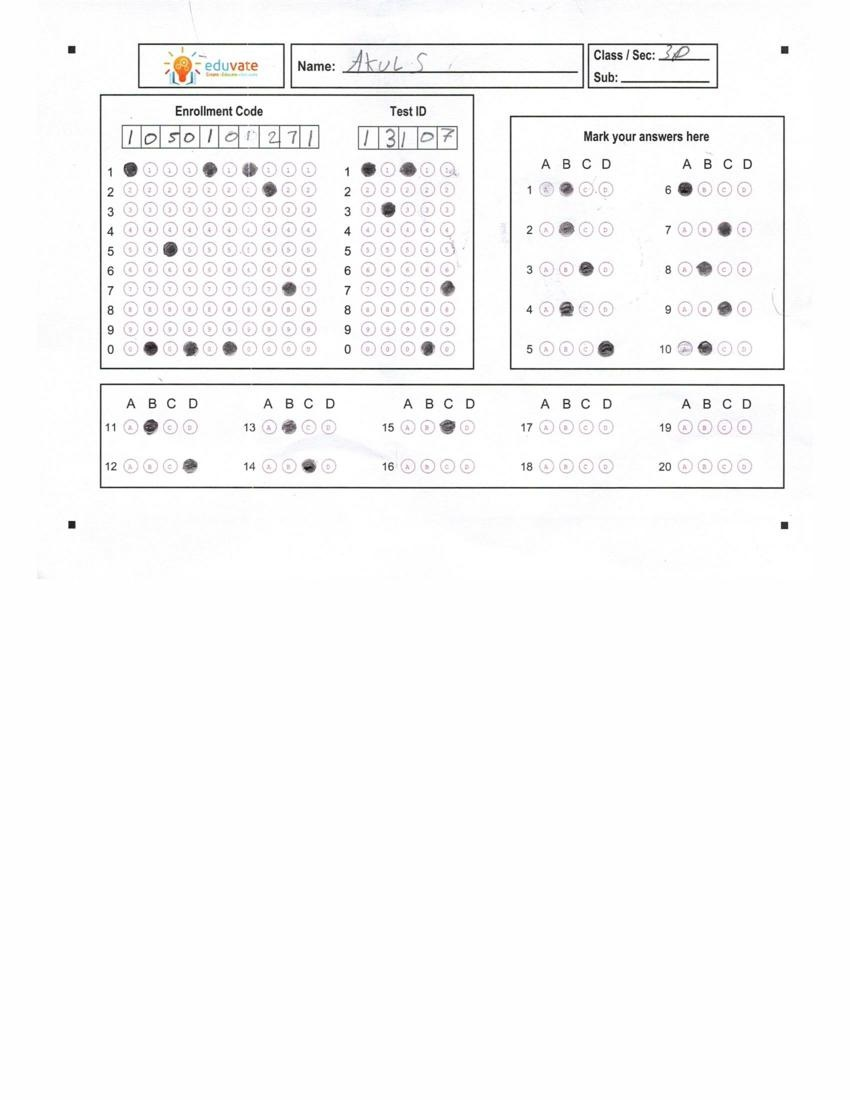
#> input picture images/Test1.jpeg, 850 x 1100 px
$ python -i template2.py   (imports and definitions only)
#> lines starting #> are read from the running program, lines starting #| are printed output that depends on the picture; after the words box and inside, x2 and y2 are one past the last pixel; in counts of white or black regions, pixels touching at a corner belong together
#> further down, picture is the input picture: shape (1100, 850, 3); mean B, G, R 248.8, 248.7, 248.9

#Still in production


import cv2
import numpy as np
import imutils
from imutils.perspective import four_point_transform
from imutils import contours
import templates
import answersUtil as ans

def ResizeWithAspectRatio(image, width=None, height=None, inter=cv2.INTER_AREA):
    dim = None
    (h, w) = image.shape[:2]

    if width is None and height is None:
        return image
    if width is None:
        r = height / float(h)
        dim = (int(w * r), height)
    else:
        r = width / float(w)
        dim = (width, int(h * r))

    return cv2.resize(image, dim, interpolation=inter)

# [12 lines left out: function scale, not called in this run]

def showImg(image):
    image = ResizeWithAspectRatio(image, width=500)
    cv2.imshow("image", image)
    cv2.waitKey(0)
    cv2.destroyAllWindows()

# [45 lines left out: function evaluate, not called in this run]

def findQuestionContours(image):
    # print("in findQuestionContours: ", image)
    gray = cv2.cvtColor(image, cv2.COLOR_BGR2GRAY)
    thresh = cv2.adaptiveThreshold(gray, 255, cv2.ADAPTIVE_THRESH_GAUSSIAN_C, cv2.THRESH_BINARY_INV, 11, 2)
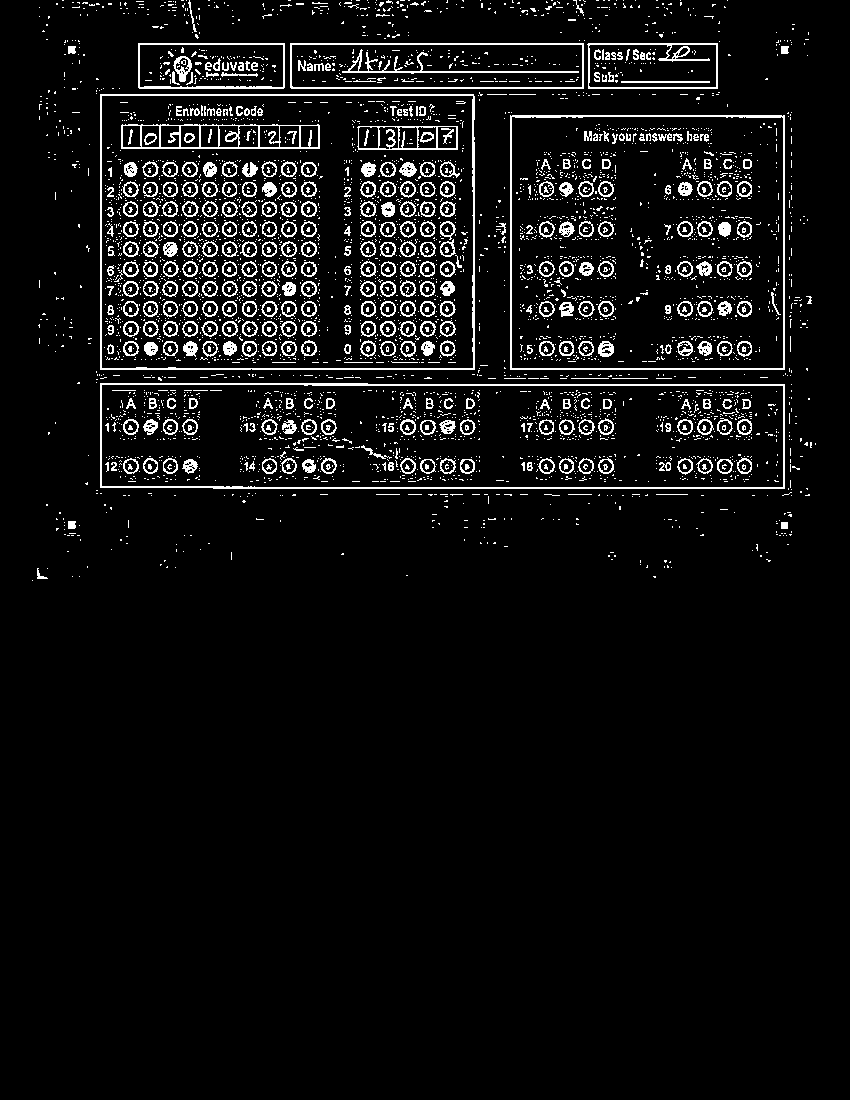
#> thresh: shape (1100, 850); 6% white in thin lines or dots, all inside (x1, y1, x2, y2) = (32, 0, 816, 581)
    items = cv2.findContours(thresh.copy(), cv2.RETR_EXTERNAL , cv2.CHAIN_APPROX_SIMPLE)
#> items = 772 contours, 759 with area under 20; largest, box (x1, y1, x2, y2) and area: (100, 94, 475, 370) 102828, (100, 383, 785, 489) 71291, (510, 115, 785, 370) 69594, (290, 43, 584, 89) 13184, (138, 43, 285, 89) 6569
    cnts = items[0]
#> cnts has the same summary as items
    hierarchy = items[1]
    hierarchy = hierarchy[0] # get the actual inner list of hierarchy descriptions
    questionCnts = []
    # For each contour, find the bounding rectangle and draw it
    for component in zip(cnts, hierarchy):
        currentContour = component[0]
        currentHierarchy = component[1]
        x,y,w,h = cv2.boundingRect(currentContour)
        ar = w / float(h)
        if  ((w >= 11 and h >= 11) and (w <= 80 and h <= 80) and ar >= 0.7 and ar <= 1.5):
            questionCnts.append(currentContour)
            # these are the innermost child components
            cv2.rectangle(image,(x,y),(x+w,y+h),(0,0,255),1)
#> this loop made 772 passes
#> (currentContour, currentHierarchy, x, y, w, h, ar) on passes 2, 5, 10: ([[653, 576], [654, 577], [655, 577], [655, 576]], [2, 0, -1, -1], 653, 576, 3, 2, 1.5), ([[406, 575], [407, 575]], [5, 3, -1, -1], 406, 575, 2, 1, 2), ([[664, 566], [664, 567]], [10, 8, -1, -1], 664, 566, 1, 2, 0.5)
#> image: shape (1100, 850, 3); under 0.01% of pixels changed, all inside (x1, y1, x2, y2) = (37, 568, 49, 580)
#> after the loop, questionCnts = 1 contour; box (x1, y1, x2, y2) and area: (37, 568, 48, 579) 26

    showImg(image)
    return (questionCnts, thresh)

# [188 lines left out: functions getDetailsFromContours, extractDetails, warpAndCrop, extractBoxes, scanBoxes, findCorners and 2 more, not called in this run]

>>> import cv2
>>> picture = cv2.imread('../images/Test1.jpeg')
>>> result = findQuestionContours(picture)

$ run again, on images/Test2.jpeg
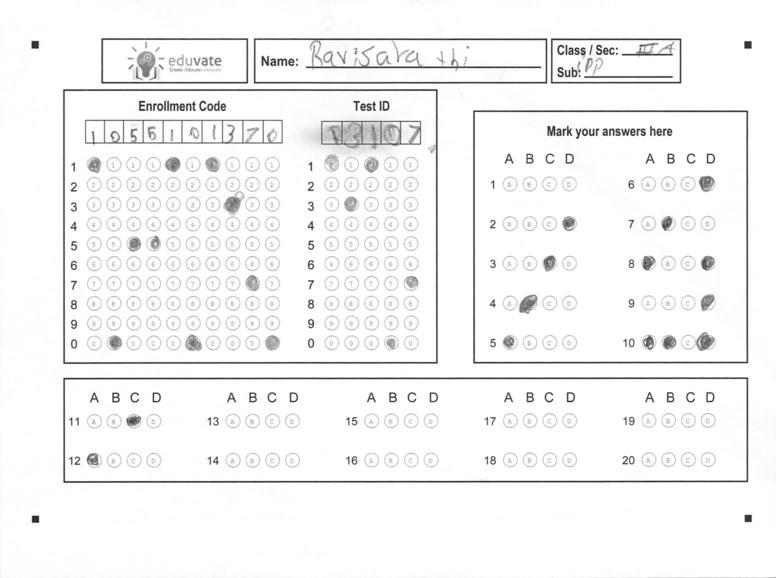
#> input picture images/Test2.jpeg, 776 x 578 px
#> picture is the input picture: shape (578, 776, 3); min 27, max 255, mean 244.5
#> in findQuestionContours, `thresh = cv2.adaptiveThreshold(gray, 255, cv2.ADAPTIVE_THRESH_GAUSSIAN..`:
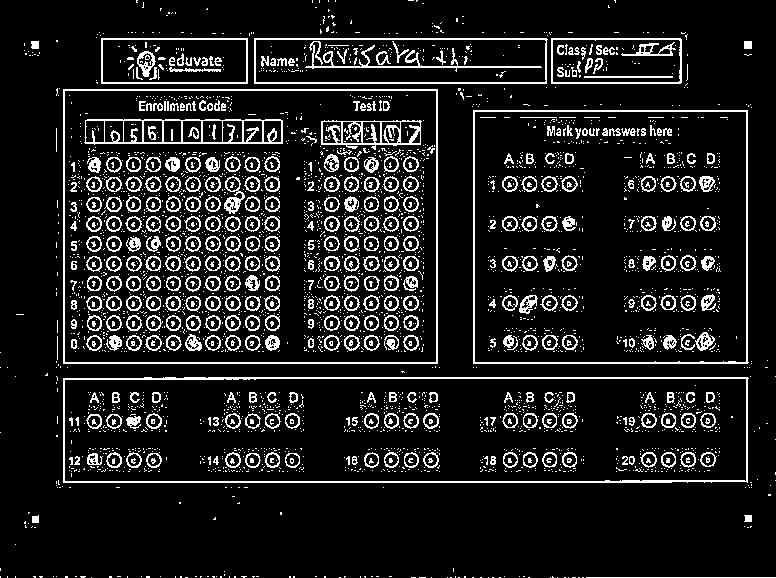
#> thresh: shape (578, 776); 11.6% white in thin lines or dots
#> items = 299 contours, 289 with area under 20; largest, box (x1, y1, x2, y2) and area: (63, 89, 438, 364) 102476, (63, 377, 749, 483) 71646, (473, 110, 749, 364) 69323, (254, 38, 548, 84) 13141, (101, 38, 248, 84) 6570
#> cnts has the same summary as items
#> the loop in findQuestionContours, `for component in zip(cnts, hierarchy):` made 299 passes
#> (currentContour, currentHierarchy, x, y, w, h, ar) on passes 1 to 3: ([[586, 577], [775, 577]], [1, -1, -1, -1], 586, 577, 190, 1, 190), ([[582, 577], [583, 577]], [2, 0, -1, -1], 582, 577, 2, 1, 2), ([[578, 577], [579, 577]], [3, 1, -1, -1], 578, 577, 2, 1, 2)
#> after the loop in findQuestionContours, `for component in zip(cnts, hierarchy):`: questionCnts = []
#> in ResizeWithAspectRatio, `return cv2.resize(image, dim, interpolation=inter)`:
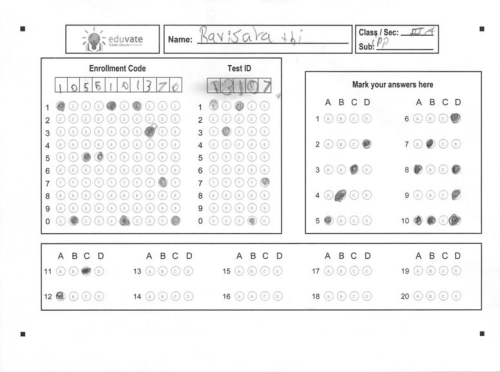
#> returned value: shape (372, 500, 3); min 44, max 255, mean 244.5

$ run again, on images/Test3.jpeg
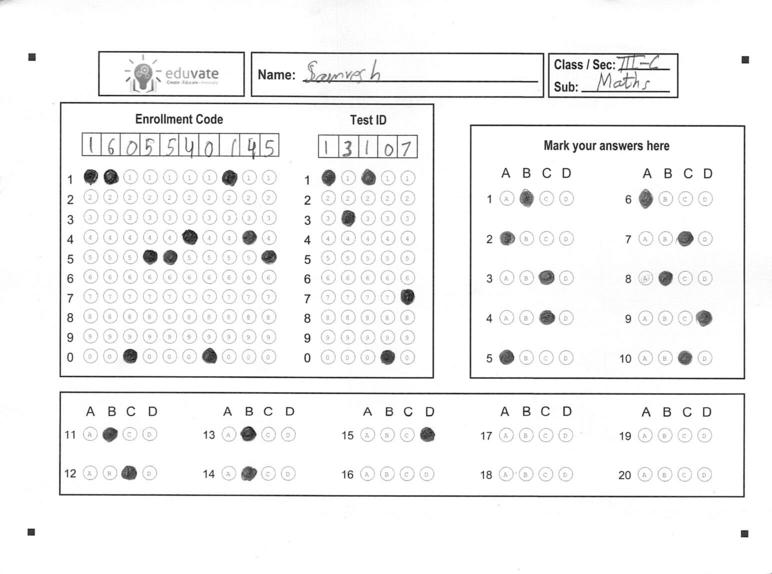
#> input picture images/Test3.jpeg, 772 x 574 px
#> picture is the input picture: shape (574, 772, 3); min 7, max 255, mean 243.8
#> in findQuestionContours, `thresh = cv2.adaptiveThreshold(gray, 255, cv2.ADAPTIVE_THRESH_GAUSSIAN..`:
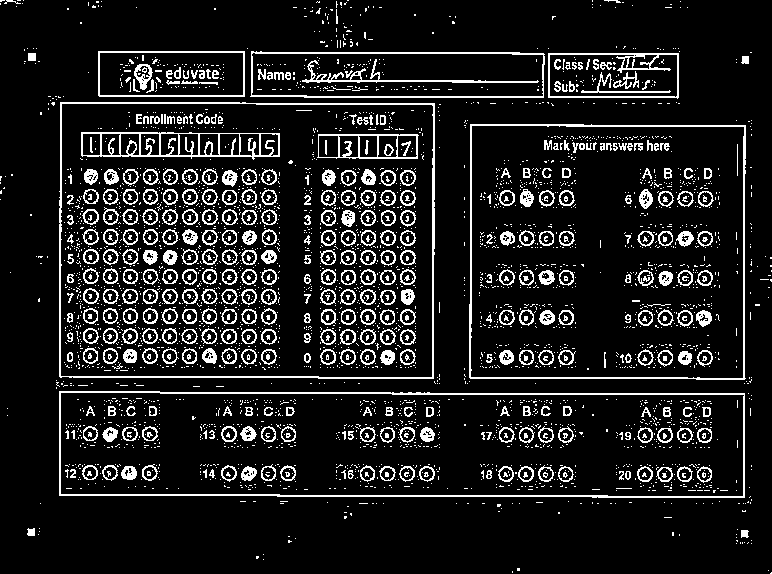
#> thresh: shape (574, 772); 11.6% white in thin lines or dots
#> items = 345 contours, 335 with area under 20; largest, box (x1, y1, x2, y2) and area: (59, 102, 435, 379) 102814, (59, 391, 745, 498) 70939, (469, 124, 746, 380) 69604, (250, 51, 545, 98) 13080, (98, 51, 245, 97) 6570
#> cnts has the same summary as items
#> the loop in findQuestionContours, `for component in zip(cnts, hierarchy):` made 345 passes
#> (currentHierarchy, x, y, w, h, ar) on passes 3, 5, 6: ([3, 1, -1, -1], 768, 570, 1, 1, 1), ([5, 3, -1, -1], 263, 559, 1, 1, 1), ([6, 4, -1, -1], 256, 556, 3, 3, 1)
#> after the loop in findQuestionContours, `for component in zip(cnts, hierarchy):`: questionCnts = []
#> in ResizeWithAspectRatio, `return cv2.resize(image, dim, interpolation=inter)`:
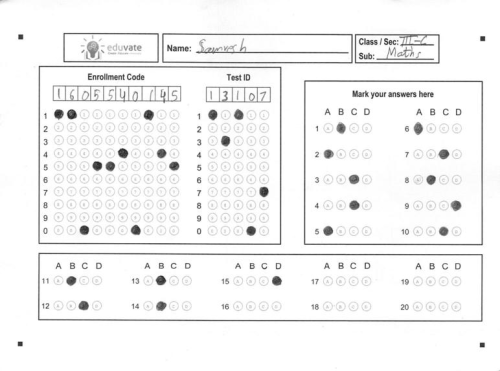
#> returned value: shape (371, 500, 3); min 31, max 255, mean 243.8
